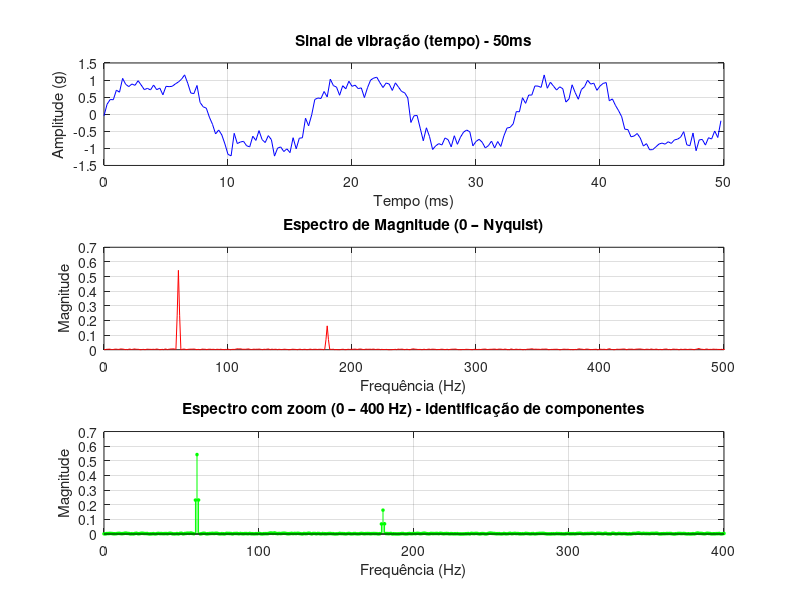

The MATLAB script that drew this image: (Note: this script raises an error after producing the figure.)
% QUESTÃO 10 - Análise espectral de sinal real simulado
% Simula uma vibração mecânica com componentes realistas:
% rotação principal + harmônico + ruído de fundo
% (caso não tenha áudio real disponível)

clear; clc; close all;

% Parâmetros do sistema simulado
Fs      = 4000;    % Hz - taxa de amostragem
duracao = 1.0;     % segundos
N       = Fs * duracao;
t       = (0:N-1)/Fs;

% Componentes do sinal (simulando motor com falha de rolamento)
f_rot    = 60;    % Hz - frequência de rotação (3600 RPM)
f_falha  = 180;   % Hz - frequência de falha (3x fundamental = rolamento danificado)
f_ruido  = 0;     % ruído branco adicionado depois

% Gerar sinal
x_motor  = 1.0 * sin(2*pi*f_rot*t);
x_falha  = 0.3 * sin(2*pi*f_falha*t);
x_ruido  = 0.15 * randn(1, N);

x = x_motor + x_falha + x_ruido;

% FFT com janela de Hamming (boa prática para sinais reais)
janela = hamming(N)';
x_jan  = x .* janela;

X      = fft(x_jan);
freq   = (0:N-1)*(Fs/N);
metade = 1:N/2;
mag    = abs(X(metade)) / (N/2);
f_eixo = freq(metade);

% --- Plotar ---
figure('Name','Questão 10 - Sinal Real Simulado','NumberTitle','off');

% Sinal no tempo (só os primeiros 500ms para melhor visualização)
amostras_vis = round(0.05*Fs);  % 50ms
subplot(3,1,1);
plot(t(1:amostras_vis)*1000, x(1:amostras_vis), 'b');
title('Sinal de vibração (tempo) - 50ms');
xlabel('Tempo (ms)'); ylabel('Amplitude (g)'); grid on;

% Espectro completo
subplot(3,1,2);
plot(f_eixo, mag, 'r');
title('Espectro de Magnitude (0 – Nyquist)');
xlabel('Frequência (Hz)'); ylabel('Magnitude'); grid on;
xlim([0 500]);

% Zoom na região de interesse
subplot(3,1,3);
stem(f_eixo(f_eixo <= 400), mag(f_eixo <= 400), 'g', 'filled', 'MarkerSize', 2);
title('Espectro com zoom (0 – 400 Hz) - identificação de componentes');
xlabel('Frequência (Hz)'); ylabel('Magnitude'); grid on;
xline(f_rot,   'b--', sprintf('%d Hz (rotação)', f_rot));
xline(f_falha, 'r--', sprintf('%d Hz (falha!)', f_falha));

% Identificar picos
[picos, idx] = findpeaks(mag(f_eixo <= 400), 'MinPeakHeight', 0.05, ...
                          'MinPeakProminence', 0.04, 'SortStr','descend');
freqs_pico   = f_eixo(f_eixo <= 400);

fprintf('=== Análise Espectral do Sinal Real Simulado ===\n');
fprintf('Frequência de amostragem: %d Hz\n', Fs);
fprintf('Duração do sinal: %.1f s (%d amostras)\n', duracao, N);
fprintf('Resolução espectral: Δf = %.4f Hz\n\n', Fs/N);

fprintf('Picos encontrados no espectro:\n');
for i = 1:min(5, length(idx))
    fprintf('  f = %6.1f Hz  |  magnitude = %.4f\n', freqs_pico(idx(i)), picos(i));
end

fprintf('\nInterpretação física:\n');
fprintf('  Pico em ~%d Hz -> frequência de rotação do motor (esperado)\n', f_rot);
fprintf('  Pico em ~%d Hz -> 3° harmônico, indicativo de falha no rolamento\n', f_falha);
fprintf('  Ruído de fundo distribuído por todo o espectro\n');

% DISCUSSÃO:
% Este sinal simula uma leitura de acelerômetro instalado em um motor.
% A análise espectral permite identificar:
%   1. A frequência de rotação do motor (componente principal em 60 Hz)
%   2. Uma possível falha de rolamento (pico em 180 Hz = 3x60)
%   3. Ruído elétrico ou mecânico de fundo
% Na prática, técnicos de manutenção preditiva usam exatamente
% essa abordagem para detectar falhas antes que causem paradas.
% O sinal no tempo não permite essa conclusão diretamente.
